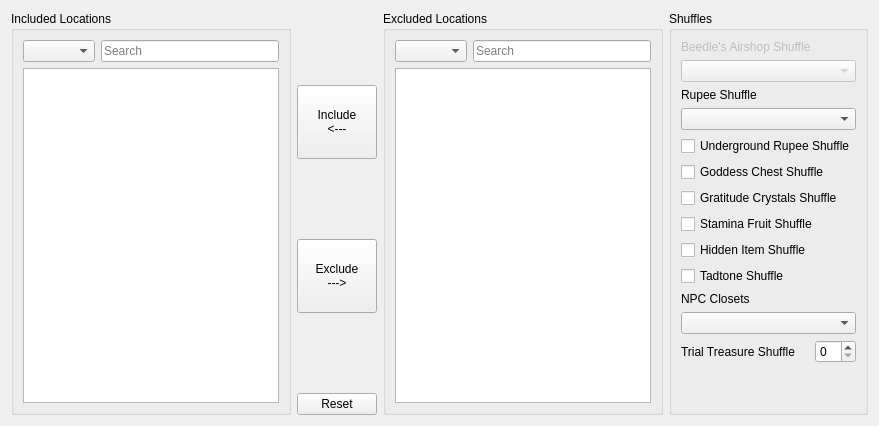
      <widget class="QWidget" name="locations_tab">
       <property name="sizePolicy">
        <sizepolicy hsizetype="Preferred" vsizetype="Maximum">
         <horstretch>0</horstretch>
         <verstretch>0</verstretch>
        </sizepolicy>
       </property>
       <attribute name="title">
        <string>Locations and Shuffles</string>
       </attribute>
       <layout class="QGridLayout" name="gridLayout_3" columnstretch="6,1,6,4">
        <item row="0" column="1">
         <layout class="QVBoxLayout" name="locations_button_layout">
          <item>
           <spacer name="individual_locations_top_vspacer">
            <property name="orientation">
             <enum>Qt::Orientation::Vertical</enum>
            </property>
            <property name="sizeHint" stdset="0">
             <size>
              <width>20</width>
              <height>40</height>
             </size>
            </property>
           </spacer>
          </item>
          <item>
           <widget class="QPushButton" name="include_location_button">
            <property name="sizePolicy">
             <sizepolicy hsizetype="Minimum" vsizetype="Expanding">
              <horstretch>0</horstretch>
              <verstretch>0</verstretch>
             </sizepolicy>
            </property>
            <property name="text">
             <string>Include
&lt;---</string>
            </property>
           </widget>
          </item>
          <item>
           <spacer name="individual_locations_middle_vspacer">
            <property name="orientation">
             <enum>Qt::Orientation::Vertical</enum>
            </property>
            <property name="sizeHint" stdset="0">
             <size>
              <width>20</width>
              <height>40</height>
             </size>
            </property>
           </spacer>
          </item>
          <item>
           <widget class="QPushButton" name="exclude_location_button">
            <property name="sizePolicy">
             <sizepolicy hsizetype="Minimum" vsizetype="Expanding">
              <horstretch>0</horstretch>
              <verstretch>0</verstretch>
             </sizepolicy>
            </property>
            <property name="text">
             <string>Exclude
---&gt;</string>
            </property>
           </widget>
          </item>
          <item>
           <spacer name="individual_locations_bottom_vspacer">
            <property name="orientation">
             <enum>Qt::Orientation::Vertical</enum>
            </property>
            <property name="sizeHint" stdset="0">
             <size>
              <width>20</width>
              <height>40</height>
             </size>
            </property>
           </spacer>
          </item>
          <item>
           <widget class="QPushButton" name="locations_reset_button">
            <property name="text">
             <string>Reset</string>
            </property>
           </widget>
          </item>
         </layout>
        </item>
        <item row="0" column="3">
         <widget class="QGroupBox" name="shuffles_group_box">
          <property name="sizePolicy">
           <sizepolicy hsizetype="Preferred" vsizetype="Preferred">
            <horstretch>0</horstretch>
            <verstretch>0</verstretch>
           </sizepolicy>
          </property>
          <property name="title">
           <string>Shuffles</string>
          </property>
          <layout class="QVBoxLayout" name="verticalLayout_10">
           <item>
            <widget class="QLabel" name="beedle_shop_shuffle_label">
             <property name="enabled">
              <bool>false</bool>
             </property>
             <property name="text">
              <string>Beedle's Airshop Shuffle</string>
             </property>
            </widget>
           </item>
           <item>
            <widget class="QComboBox" name="setting_beedle_shop_shuffle">
             <property name="enabled">
              <bool>false</bool>
             </property>
            </widget>
           </item>
           <item>
            <widget class="QLabel" name="rupee_shuffle_label">
             <property name="text">
              <string>Rupee Shuffle</string>
             </property>
            </widget>
           </item>
           <item>
            <widget class="QComboBox" name="setting_rupee_shuffle"/>
           </item>
           <item>
            <widget class="RandoTriStateCheckBox" name="setting_underground_rupee_shuffle">
             <property name="text">
              <string>Underground Rupee Shuffle</string>
             </property>
            </widget>
           </item>
           <item>
            <widget class="RandoTriStateCheckBox" name="setting_goddess_chest_shuffle">
             <property name="text">
              <string>Goddess Chest Shuffle</string>
             </property>
            </widget>
           </item>
           <item>
            <widget class="RandoTriStateCheckBox" name="setting_gratitude_crystal_shuffle">
             <property name="text">
              <string>Gratitude Crystals Shuffle</string>
             </property>
            </widget>
           </item>
           <item>
            <widget class="RandoTriStateCheckBox" name="setting_stamina_fruit_shuffle">
             <property name="text">
              <string>Stamina Fruit Shuffle</string>
             </property>
            </widget>
           </item>
           <item>
            <widget class="RandoTriStateCheckBox" name="setting_hidden_item_shuffle">
             <property name="text">
              <string>Hidden Item Shuffle</string>
             </property>
            </widget>
           </item>
           <item>
            <widget class="RandoTriStateCheckBox" name="setting_tadtone_shuffle">
             <property name="text">
              <string>Tadtone Shuffle</string>
             </property>
            </widget>
           </item>
           <item>
            <widget class="QLabel" name="npc_closet_shuffle_label">
             <property name="text">
              <string>NPC Closets</string>
             </property>
            </widget>
           </item>
           <item>
            <widget class="QComboBox" name="setting_npc_closet_shuffle"/>
           </item>
           <item>
            <layout class="QHBoxLayout" name="horizontalLayout_8">
             <item>
              <widget class="QLabel" name="trial_treasure_shuffle_label">
               <property name="sizePolicy">
                <sizepolicy hsizetype="Preferred" vsizetype="Preferred">
                 <horstretch>0</horstretch>
                 <verstretch>0</verstretch>
                </sizepolicy>
               </property>
               <property name="text">
                <string>Trial Treasure Shuffle</string>
               </property>
              </widget>
             </item>
             <item>
              <widget class="QSpinBox" name="setting_trial_treasure_shuffle">
               <property name="sizePolicy">
                <sizepolicy hsizetype="Maximum" vsizetype="Fixed">
                 <horstretch>0</horstretch>
                 <verstretch>0</verstretch>
                </sizepolicy>
               </property>
              </widget>
             </item>
            </layout>
           </item>
           <item>
            <spacer name="shuffles_vspacer">
             <property name="orientation">
              <enum>Qt::Orientation::Vertical</enum>
             </property>
             <property name="sizeHint" stdset="0">
              <size>
               <width>20</width>
               <height>40</height>
              </size>
             </property>
            </spacer>
           </item>
          </layout>
         </widget>
        </item>
        <item row="0" column="2">
         <widget class="QGroupBox" name="excluded_locations_group_box">
          <property name="title">
           <string>Excluded Locations</string>
          </property>
          <layout class="QVBoxLayout" name="verticalLayout_18">
           <item>
            <layout class="QHBoxLayout" name="excluded_locations_filter_layout">
             <item>
              <widget class="QComboBox" name="excluded_locations_type_filter"/>
             </item>
             <item>
              <widget class="QLineEdit" name="excluded_locations_free_search">
               <property name="sizePolicy">
                <sizepolicy hsizetype="MinimumExpanding" vsizetype="Fixed">
                 <horstretch>0</horstretch>
                 <verstretch>0</verstretch>
                </sizepolicy>
               </property>
               <property name="placeholderText">
                <string>Search</string>
               </property>
               <property name="clearButtonEnabled">
                <bool>true</bool>
               </property>
              </widget>
             </item>
            </layout>
           </item>
           <item>
            <widget class="QListView" name="excluded_locations_list_view">
             <property name="editTriggers">
              <set>QAbstractItemView::EditTrigger::NoEditTriggers</set>
             </property>
             <property name="showDropIndicator" stdset="0">
              <bool>false</bool>
             </property>
             <property name="selectionMode">
              <enum>QAbstractItemView::SelectionMode::MultiSelection</enum>
             </property>
             <property name="selectionRectVisible">
              <bool>false</bool>
             </property>
            </widget>
           </item>
          </layout>
         </widget>
        </item>
        <item row="0" column="0">
         <widget class="QGroupBox" name="included_locations_group_box">
          <property name="title">
           <string>Included Locations</string>
          </property>
          <layout class="QVBoxLayout" name="verticalLayout_9">
           <item>
            <layout class="QHBoxLayout" name="included_locations_filter_layout">
             <item>
              <widget class="QComboBox" name="included_locations_type_filter">
               <property name="placeholderText">
                <string/>
               </property>
              </widget>
             </item>
             <item>
              <widget class="QLineEdit" name="included_locations_free_search">
               <property name="sizePolicy">
                <sizepolicy hsizetype="MinimumExpanding" vsizetype="Fixed">
                 <horstretch>0</horstretch>
                 <verstretch>0</verstretch>
                </sizepolicy>
               </property>
               <property name="text">
                <string/>
               </property>
               <property name="placeholderText">
                <string>Search</string>
               </property>
               <property name="clearButtonEnabled">
                <bool>true</bool>
               </property>
              </widget>
             </item>
            </layout>
           </item>
           <item>
            <widget class="QListView" name="included_locations_list_view">
             <property name="editTriggers">
              <set>QAbstractItemView::EditTrigger::NoEditTriggers</set>
             </property>
             <property name="showDropIndicator" stdset="0">
              <bool>false</bool>
             </property>
             <property name="selectionMode">
              <enum>QAbstractItemView::SelectionMode::MultiSelection</enum>
             </property>
             <property name="selectionRectVisible">
              <bool>false</bool>
             </property>
            </widget>
           </item>
          </layout>
         </widget>
        </item>
       </layout>
      </widget>
